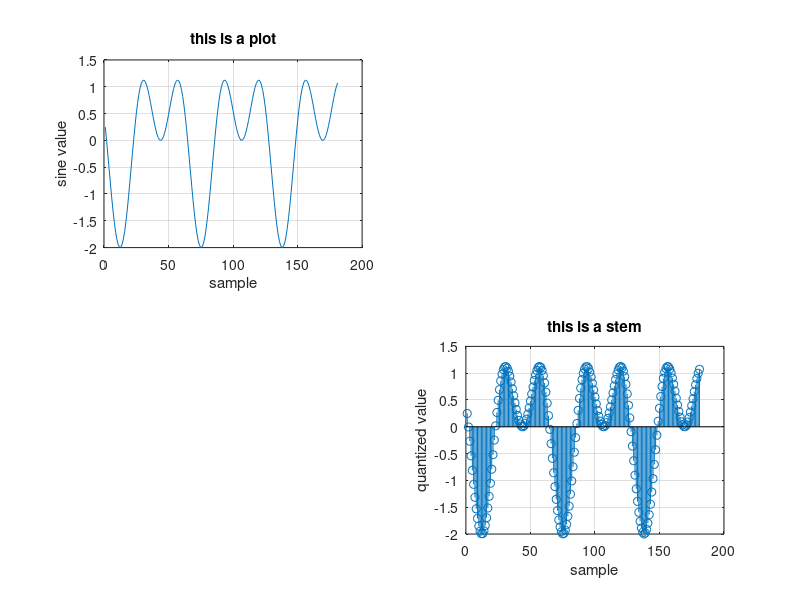

Source code (MATLAB):
clc
clear all
close all 
%{
a = [1 2 3;4 5 6;7 8 9];
b = ones(3)
c = zeros(3)

sum = a * c
///////////////////////////////////////////////////////////////////////////
x = [0 1 2 3 4 5 6 7 8 9]

plot(x)
///////////////////////////////////////////////////////////////////////////
x = [0 1 2 3 4 5 6 7 8 9]

stem(x)
///////////////////////////////////////////////////////////////////////////
x = [0:9]

stem(x)
///////////////////////////////////////////////////////////////////////////
x = [-9:9]

stem(x)
///////////////////////////////////////////////////////////////////////////
x = [-9:.1:9]

stem(x)
///////////////////////////////////////////////////////////////////////////
x = [-9:.3:9]
y = sin(x)
plot (y) 
///////////////////////////////////////////////////////////////////////////
x = [-9:.3:9]
y = sin(x)

subplot(2,1,1)
plot (y) 
///////////////////////////////////////////////////////////////////////////
x = [-9:.1:9]
y = sin(x)

subplot(2,1,1)
plot(y) 

subplot(2,1,2)
stem(y)
///////////////////////////////////////////////////////////////////////////
x = [-9:.1:9]
y = sin(x)

subplot(2,2,1)
plot(y) 

subplot(2,2,4)
stem(y)
///////////////////////////////////////////////////////////////////////////
x = [-9:.1:9]
y = sin(x)

subplot(2,2,1)
plot(y)
title('this is a plot');

subplot(2,2,4)
stem(y)
title('this is a stem');
///////////////////////////////////////////////////////////////////////////
x = [-9:.1:9]
y = sin(x)

subplot(2,2,1)
plot(y)
title('this is a plot');
xlabel('sample');
ylabel('sine value');

subplot(2,2,4)
stem(y)
title('this is a stem');
xlabel('sample');
ylabel('quantized value');
///////////////////////////////////////////////////////////////////////////
x = [-9:.1:9]
y = sin(x)

subplot(2,2,1)
plot(y)
title('this is a plot');
xlabel('sample');
ylabel('sine value');
grid on

subplot(2,2,4)
stem(y)
title('this is a stem');
xlabel('sample');
ylabel('quantized value');
grid on
///////////////////////////////////////////////////////////////////////////

%}

x = [-9:.1:9]
y = sin(x)+ cos(2*x)

subplot(2,2,1)
plot(y)
title('this is a plot');
xlabel('sample');
ylabel('sine value');
grid on

subplot(2,2,4)
stem(y)
title('this is a stem');
xlabel('sample');
ylabel('quantized value');
grid on
